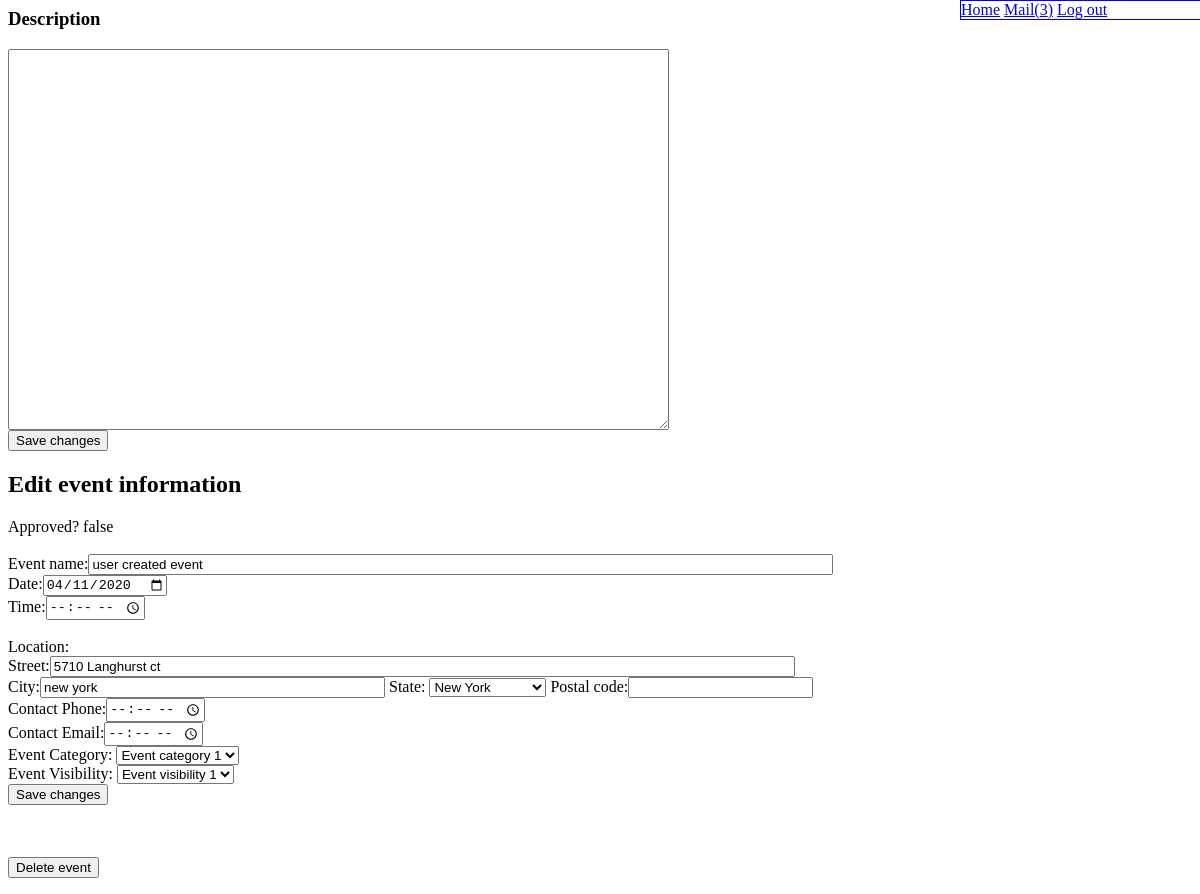
/event_edit.php?event=215 (signed in), run on the app's committed database.
### tables this page shows
CREATE TABLE IF NOT EXISTS `event` (
`eid` int(11) NOT NULL,
  `owner` varchar(255) NOT NULL,
  `name` varchar(500) NOT NULL,
  `rating` int(11) DEFAULT NULL,
  `date` date DEFAULT NULL,
  `approval` bit(1) DEFAULT NULL,
  `description` varchar(10000) DEFAULT NULL,
  `time` time DEFAULT NULL,
  `aid` int(11) DEFAULT NULL,
  `contact_phone` varchar(12) DEFAULT NULL,
  `contact_email` varchar(255) DEFAULT NULL,
  `ecid` int(11) DEFAULT NULL,
  `evid` int(11) DEFAULT NULL
);

CREATE TABLE IF NOT EXISTS `address` (
`aid` int(11) NOT NULL,
  `street` varchar(255) DEFAULT NULL,
  `city` varchar(255) DEFAULT NULL,
  `sid` varchar(2) DEFAULT NULL,
  `p_code` varchar(30) DEFAULT NULL,
  `latitude` float(10,6) NOT NULL DEFAULT '38.000000',
  `longitude` float(10,6) NOT NULL DEFAULT '-98.000000'
);

### db/security.php (called while the page is built)
<?php
function escape($string) {
	return htmlentities(trim($string), ENT_QUOTES, 'UTF-8');
}

### event_edit.php (the view, shortened to what this page needs)
<?php
require 'db/connect.php';
require 'db/security.php';
include 'mysql_functions.php';
?>
<?php
$destination = "";
if(isset($_GET['event'])){
	$eid = trim($_GET['event']);
}
		?>
		<?php
if(!empty($_GET)){
	$temp = $db->query("SELECT * FROM event WHERE (eid) = '" . $eid . "'");
	$event = $temp->fetch_assoc();
	$temp = $db->query("SELECT * FROM event_category");
	$event_category = $temp->fetch_all(MYSQLI_ASSOC);
	$temp = $db->query("SELECT * FROM event_visibility");
	$event_visibility = $temp->fetch_all(MYSQLI_ASSOC);
	$temp = $db->query("SELECT * FROM state");
	$state = $temp->fetch_all(MYSQLI_ASSOC);
	if(isset($_GET['new'])){
		$new =true;
		$event = 0;
		$aid = 0;
	} else {
		$new = false;
		$temp = $db->query("SELECT * FROM event WHERE (eid) = '" . $eid . "'");
		$event = $temp->fetch_assoc();
		$aid = $event['aid'];
	}
	$temp = $db->query("SELECT * FROM address WHERE (aid) = '" . $aid . "'");
	$address = $temp->fetch_assoc();
} else {
	echo 'no such rso exists';
	header("Location:index.php?result=no_rso");
	die();
}
?>
<!doctype html PUBLIC "-//W3C//DTD XHTML 1.0 Transitional//EN"
"http://www.w3.org/TR/xhtml1/DTD/xhtml1-transitional.dtd">
<html>
<head>
	<link rel="stylesheet" type="text/css" href="pagestyle.css">
	<?php
		function optionSelect($return_name, $field, $value, $name, $current) {
		?>
			<select id="<?php echo escape($return_name); ?>" name="<?php echo escape($return_name); ?>" size="1"
				selected="<? echo escape($current); ?>" >
			<?php
			foreach($field as $s){
				if($s[$value] == $current) {
			?>
					<option selected="selected" value="<?php echo escape($s[$value]); ?>"><?php echo escape($s[$name]); ?></option>
				<?php
				} else {
				?>
				<option value="<?php echo escape($s[$value]); ?>"><?php echo escape($s[$name]); ?></option>
			<?php
			}
		}
			?>
			</select>
		<?php
		}
		?>
</head>
<body>
<?php
	if(!$new){
				?>
		<h3>Description</h3>
		<form action="?rso=<?php echo escape($rid); ?>&event=<?php echo escape($eid);?>" method="POST">
			<textarea cols="80" rows="25"name="description"><?php echo escape($event['description']); ?></textarea><br>
			<input type="submit" value="Save changes"/>
		</form>
	<?php
		$time = date_format(DateTime::createFromFormat("H:i:s", $event['time']), 'h:i a');
	} else {
		$time = "";
	}
?>
<h2>Edit event information</h2>
<form action="?<?php echo $destination; ?>event=<?php echo escape($eid);?>&editaaaad=0" method="POST">
<?php
	if(!$new){
				?>
	Approved? <?php echo escape( ($event['approval'] != 0 ? "true" : "false" ) ); ?><br><br>
	<?php } ?>
	Event name:<input type="text" size="90" name="name" value="<?php echo escape($event['name']) ;?>"/><br>
	Date:<input type="date" name="date" value="<?php echo escape($event['date']);?>"/><br>
	Time:<input type="time" name="time" value="<?php echo escape($time) ;?>"/><br><br>
	Location:<br>
	Street:<input type="text" name="street" size="90" value="<?php echo escape($address['street']);?>"/><br>
	City:<input type="text" name="city" size="40" value="<?php echo escape($address['city']);?>"/>
	State:<?php optionSelect("state", $state, "sid", "name", $address['sid']); ?>
	Postal code:<input type="text" name="p_code" value="<?php echo escape($address['p_code']);?>"/><br>
	Contact Phone:<input type="time" name="contact_phone" value="<?php echo escape($event['contact_phone']);?>"/><br>
	Contact Email:<input type="time" size="60" name="contact_email" value="<?php echo escape($event['contact_email']);?>"/><br>
	Event Category:<?php optionSelect("event_category", $event_category, "ecid", "type", $event['ecid']); ?><br>
	Event Visibility: <?php optionSelect("event_visibility", $event_visibility, "evid", "type", $event['evid']); ?><br>
	<input type="submit" value="Save changes"/>
</form><br><br>
<?php
	if(!$new){
				?>
<form action="?<?php echo $destination; ?>event=<?php echo escape($eid);?>&delete=1" method="POST">
	<input type="submit" value="Delete event" />
</form>
<?php } ?>
</body>
</html>

### data on the page
event: approval "false", name "user created event", date "04/11/2020"
address: street "5710 Langhurst ct", city "new york"

### other printed values
$inbox "3"
form field state "New York"
form field event_category "Event category 1"
form field event_visibility "Event visibility 1"
